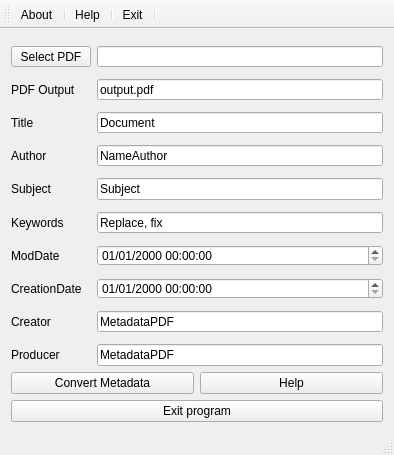
<?xml version="1.0" encoding="UTF-8"?>
<ui version="4.0">
 <class>MetadataPDF</class>
 <widget class="QMainWindow" name="MetadataPDF">
  <property name="geometry">
   <rect>
    <x>0</x>
    <y>0</y>
    <width>394</width>
    <height>455</height>
   </rect>
  </property>
  <property name="sizePolicy">
   <sizepolicy hsizetype="Preferred" vsizetype="Preferred">
    <horstretch>0</horstretch>
    <verstretch>0</verstretch>
   </sizepolicy>
  </property>
  <property name="minimumSize">
   <size>
    <width>346</width>
    <height>455</height>
   </size>
  </property>
  <property name="maximumSize">
   <size>
    <width>16777215</width>
    <height>16777215</height>
   </size>
  </property>
  <property name="windowTitle">
   <string>MetadataPDF</string>
  </property>
  <property name="windowIcon">
   <iconset resource="../resources.qrc">
    <normaloff>:/resources/icons/logo.png</normaloff>:/resources/icons/logo.png</iconset>
  </property>
  <widget class="QWidget" name="centralWidget">
   <property name="minimumSize">
    <size>
     <width>346</width>
     <height>394</height>
    </size>
   </property>
   <layout class="QGridLayout" name="gridLayout_2">
    <item row="0" column="0">
     <layout class="QGridLayout" name="gridLayout">
      <item row="2" column="0">
       <layout class="QHBoxLayout" name="horizontalLayout_2">
        <item>
         <widget class="QPushButton" name="buttonConvertMetadata">
          <property name="text">
           <string>Convert Metadata</string>
          </property>
          <property name="icon">
           <iconset resource="../resources.qrc">
            <normaloff>:/resources/icons/string.png</normaloff>:/resources/icons/string.png</iconset>
          </property>
         </widget>
        </item>
        <item>
         <widget class="QPushButton" name="buttonHelp">
          <property name="text">
           <string>Help</string>
          </property>
          <property name="icon">
           <iconset resource="../resources.qrc">
            <normaloff>:/resources/icons/questionmark.png</normaloff>:/resources/icons/questionmark.png</iconset>
          </property>
         </widget>
        </item>
       </layout>
      </item>
      <item row="5" column="0">
       <layout class="QVBoxLayout" name="verticalLayout_3"/>
      </item>
      <item row="4" column="0">
       <widget class="QPushButton" name="buttonExit">
        <property name="text">
         <string>Exit program</string>
        </property>
        <property name="icon">
         <iconset resource="../resources.qrc">
          <normaloff>:/resources/icons/exit.png</normaloff>:/resources/icons/exit.png</iconset>
        </property>
       </widget>
      </item>
      <item row="3" column="0">
       <spacer name="verticalSpacer">
        <property name="orientation">
         <enum>Qt::Vertical</enum>
        </property>
        <property name="sizeHint" stdset="0">
         <size>
          <width>20</width>
          <height>10</height>
         </size>
        </property>
       </spacer>
      </item>
      <item row="0" column="0">
       <layout class="QFormLayout" name="formLayout">
        <item row="1" column="0">
         <widget class="QPushButton" name="buttonSelectPDF">
          <property name="text">
           <string>Select PDF</string>
          </property>
          <property name="icon">
           <iconset resource="../resources.qrc">
            <normaloff>:/resources/icons/load.png</normaloff>:/resources/icons/load.png</iconset>
          </property>
         </widget>
        </item>
        <item row="1" column="1">
         <widget class="QLineEdit" name="linePDFFile">
          <property name="text">
           <string/>
          </property>
         </widget>
        </item>
        <item row="3" column="0">
         <widget class="QLabel" name="labelPDFOutput">
          <property name="text">
           <string>PDF Output</string>
          </property>
         </widget>
        </item>
        <item row="3" column="1">
         <widget class="QLineEdit" name="linePDFOutput">
          <property name="text">
           <string>output.pdf</string>
          </property>
         </widget>
        </item>
        <item row="5" column="0">
         <widget class="QLabel" name="labelTitle">
          <property name="text">
           <string>Title</string>
          </property>
         </widget>
        </item>
        <item row="5" column="1">
         <widget class="QLineEdit" name="lineTitle">
          <property name="text">
           <string>Document</string>
          </property>
         </widget>
        </item>
        <item row="7" column="0">
         <widget class="QLabel" name="labelAuthor">
          <property name="text">
           <string>Author</string>
          </property>
         </widget>
        </item>
        <item row="7" column="1">
         <widget class="QLineEdit" name="lineAuthor">
          <property name="text">
           <string>NameAuthor</string>
          </property>
         </widget>
        </item>
        <item row="9" column="0">
         <widget class="QLabel" name="labelSubject">
          <property name="text">
           <string>Subject</string>
          </property>
         </widget>
        </item>
        <item row="9" column="1">
         <widget class="QLineEdit" name="lineSubject">
          <property name="text">
           <string>Subject</string>
          </property>
         </widget>
        </item>
        <item row="11" column="0">
         <widget class="QLabel" name="labelKeywords">
          <property name="text">
           <string>Keywords</string>
          </property>
         </widget>
        </item>
        <item row="11" column="1">
         <widget class="QLineEdit" name="lineKeywords">
          <property name="text">
           <string>Replace, fix</string>
          </property>
         </widget>
        </item>
        <item row="13" column="0">
         <widget class="QLabel" name="labelModDate">
          <property name="text">
           <string>ModDate</string>
          </property>
         </widget>
        </item>
        <item row="13" column="1">
         <widget class="QDateTimeEdit" name="dateMod">
          <property name="displayFormat">
           <string>dd/MM/yyyy HH:mm:ss</string>
          </property>
         </widget>
        </item>
        <item row="15" column="0">
         <widget class="QLabel" name="labelCreationDate">
          <property name="text">
           <string>CreationDate</string>
          </property>
         </widget>
        </item>
        <item row="15" column="1">
         <widget class="QDateEdit" name="dateCreation">
          <property name="displayFormat">
           <string>dd/MM/yyyy HH:mm:ss</string>
          </property>
         </widget>
        </item>
        <item row="17" column="0">
         <widget class="QLabel" name="labelCreator">
          <property name="text">
           <string>Creator</string>
          </property>
         </widget>
        </item>
        <item row="17" column="1">
         <widget class="QLineEdit" name="lineCreator">
          <property name="text">
           <string>MetadataPDF</string>
          </property>
         </widget>
        </item>
        <item row="19" column="0">
         <widget class="QLabel" name="labelProducer">
          <property name="text">
           <string>Producer</string>
          </property>
         </widget>
        </item>
        <item row="19" column="1">
         <widget class="QLineEdit" name="lineProducer">
          <property name="text">
           <string>MetadataPDF</string>
          </property>
         </widget>
        </item>
        <item row="18" column="1">
         <spacer name="verticalSpacer_3">
          <property name="orientation">
           <enum>Qt::Vertical</enum>
          </property>
          <property name="sizeHint" stdset="0">
           <size>
            <width>20</width>
            <height>10</height>
           </size>
          </property>
         </spacer>
        </item>
        <item row="16" column="1">
         <spacer name="verticalSpacer_4">
          <property name="orientation">
           <enum>Qt::Vertical</enum>
          </property>
          <property name="sizeHint" stdset="0">
           <size>
            <width>20</width>
            <height>10</height>
           </size>
          </property>
         </spacer>
        </item>
        <item row="14" column="1">
         <spacer name="verticalSpacer_5">
          <property name="orientation">
           <enum>Qt::Vertical</enum>
          </property>
          <property name="sizeHint" stdset="0">
           <size>
            <width>20</width>
            <height>10</height>
           </size>
          </property>
         </spacer>
        </item>
        <item row="12" column="1">
         <spacer name="verticalSpacer_6">
          <property name="orientation">
           <enum>Qt::Vertical</enum>
          </property>
          <property name="sizeHint" stdset="0">
           <size>
            <width>20</width>
            <height>10</height>
           </size>
          </property>
         </spacer>
        </item>
        <item row="10" column="1">
         <spacer name="verticalSpacer_7">
          <property name="orientation">
           <enum>Qt::Vertical</enum>
          </property>
          <property name="sizeHint" stdset="0">
           <size>
            <width>20</width>
            <height>10</height>
           </size>
          </property>
         </spacer>
        </item>
        <item row="8" column="1">
         <spacer name="verticalSpacer_8">
          <property name="orientation">
           <enum>Qt::Vertical</enum>
          </property>
          <property name="sizeHint" stdset="0">
           <size>
            <width>20</width>
            <height>10</height>
           </size>
          </property>
         </spacer>
        </item>
        <item row="6" column="1">
         <spacer name="verticalSpacer_9">
          <property name="orientation">
           <enum>Qt::Vertical</enum>
          </property>
          <property name="sizeHint" stdset="0">
           <size>
            <width>20</width>
            <height>10</height>
           </size>
          </property>
         </spacer>
        </item>
        <item row="4" column="1">
         <spacer name="verticalSpacer_10">
          <property name="orientation">
           <enum>Qt::Vertical</enum>
          </property>
          <property name="sizeHint" stdset="0">
           <size>
            <width>20</width>
            <height>10</height>
           </size>
          </property>
         </spacer>
        </item>
        <item row="2" column="1">
         <spacer name="verticalSpacer_11">
          <property name="orientation">
           <enum>Qt::Vertical</enum>
          </property>
          <property name="sizeHint" stdset="0">
           <size>
            <width>20</width>
            <height>10</height>
           </size>
          </property>
         </spacer>
        </item>
        <item row="0" column="1">
         <spacer name="verticalSpacer_12">
          <property name="orientation">
           <enum>Qt::Vertical</enum>
          </property>
          <property name="sizeHint" stdset="0">
           <size>
            <width>20</width>
            <height>10</height>
           </size>
          </property>
         </spacer>
        </item>
       </layout>
      </item>
      <item row="1" column="0">
       <spacer name="verticalSpacer_2">
        <property name="orientation">
         <enum>Qt::Vertical</enum>
        </property>
        <property name="sizeHint" stdset="0">
         <size>
          <width>20</width>
          <height>10</height>
         </size>
        </property>
       </spacer>
      </item>
     </layout>
    </item>
   </layout>
  </widget>
  <widget class="QToolBar" name="mainToolBar">
   <attribute name="toolBarArea">
    <enum>TopToolBarArea</enum>
   </attribute>
   <attribute name="toolBarBreak">
    <bool>false</bool>
   </attribute>
   <addaction name="actionAbout"/>
   <addaction name="separator"/>
   <addaction name="actionHelp"/>
   <addaction name="separator"/>
   <addaction name="actionExit"/>
   <addaction name="separator"/>
  </widget>
  <widget class="QStatusBar" name="statusBar"/>
  <action name="actionAbout">
   <property name="icon">
    <iconset resource="../resources.qrc">
     <normaloff>:/resources/icons/logo.png</normaloff>:/resources/icons/logo.png</iconset>
   </property>
   <property name="text">
    <string>About</string>
   </property>
  </action>
  <action name="actionHelp">
   <property name="icon">
    <iconset resource="../resources.qrc">
     <normaloff>:/resources/icons/questionmark.png</normaloff>:/resources/icons/questionmark.png</iconset>
   </property>
   <property name="text">
    <string>Help</string>
   </property>
  </action>
  <action name="actionExit">
   <property name="icon">
    <iconset resource="../resources.qrc">
     <normaloff>:/resources/icons/exit.png</normaloff>:/resources/icons/exit.png</iconset>
   </property>
   <property name="text">
    <string>Exit</string>
   </property>
  </action>
 </widget>
 <layoutdefault spacing="6" margin="11"/>
 <tabstops>
  <tabstop>buttonSelectPDF</tabstop>
  <tabstop>linePDFFile</tabstop>
  <tabstop>linePDFOutput</tabstop>
  <tabstop>lineTitle</tabstop>
  <tabstop>lineAuthor</tabstop>
  <tabstop>lineSubject</tabstop>
  <tabstop>lineKeywords</tabstop>
  <tabstop>lineCreator</tabstop>
  <tabstop>lineProducer</tabstop>
 </tabstops>
 <resources>
  <include location="../resources.qrc"/>
 </resources>
 <connections/>
</ui>
